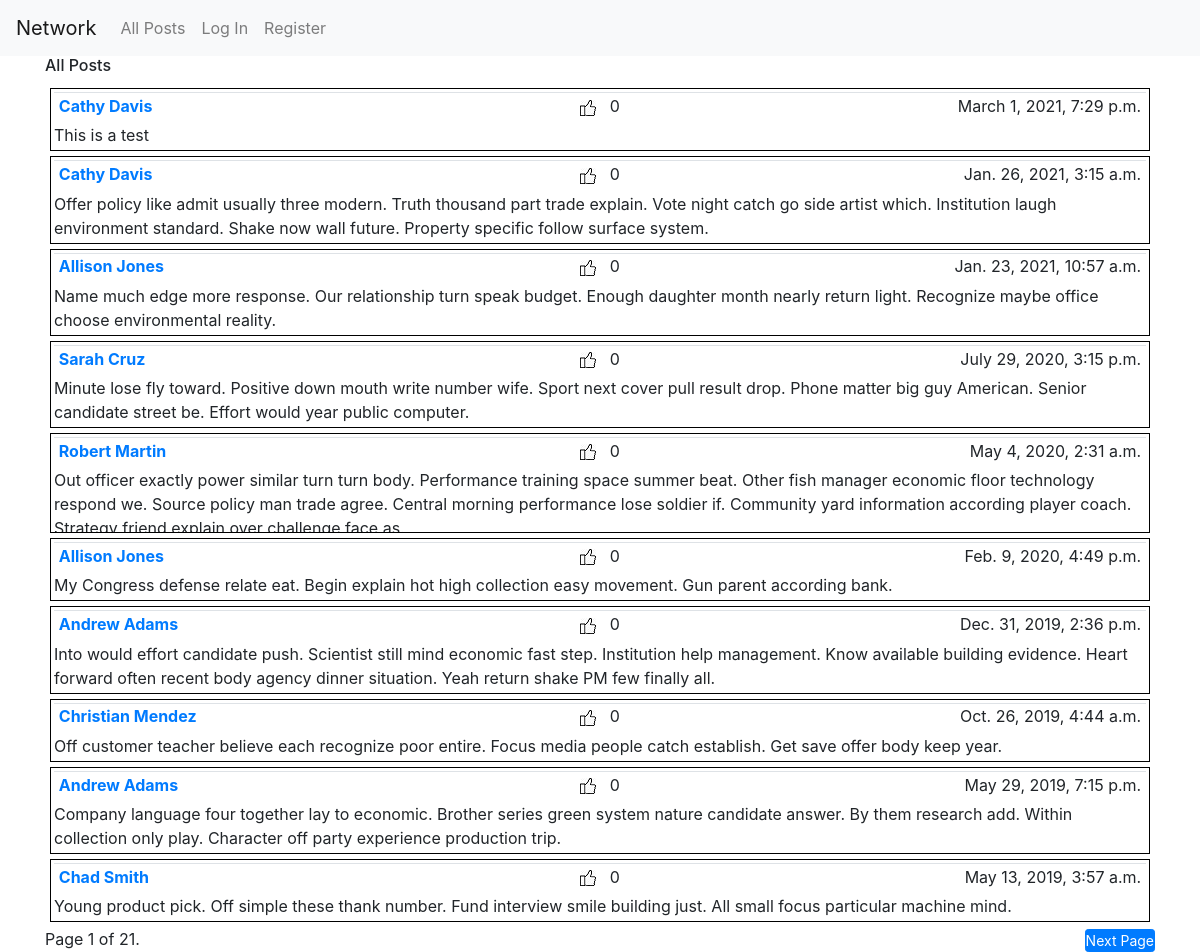
The page / on the database its author committed.
### network/models.py (models this page shows, shortened)
class Post(models.Model):
    user = models.ForeignKey("User", on_delete=models.CASCADE, related_name='posts')
    timestamp = models.DateTimeField(default=timezone.now)
    body = models.TextField(blank=False)
    likes = models.IntegerField(default=0)
    unlikes = models.IntegerField(default=0)

class User(AbstractUser):
    pass

### network/views.py (the view)
# urls.py: path("", views.index, name="index"),
def index(request):
    all_posts = Post.objects.all().order_by('-timestamp')
    paginator = Paginator(all_posts, 10)
    page_number = request.GET.get('page')
    page_obj = paginator.get_page(page_number)
    return render(request, 'network/index.html', {'page_obj': page_obj})

### network/templates/network/index.html (shortened to what this page needs)
{% extends "network/layout.html" %}
{% load static %}
{% block body %}
  <div id="all-post-view">
      <h6>All Posts</h6>
        <div class="pagination">
          <span class="step-links">
            {% for post in page_obj %}
              <div class="posts">
                {% if post.user.username == user.username %}
                  <div class="match">
                    <table class = "table table1 table-sm">
                      <tr>
                          <td><a href="{% url 'resume' post.user.id %}">
                                <b>{{ post.user.first_name }} {{ post.user.last_name }}</b>
                              </a>
                          </td>
                          <td id="likes"><img src="{% static 'like-128.jpg' %}" alt="Likes"> &nbsp {{ post.likes }}</td>
                          <td><span style="float: right">{{ post.timestamp }}</span></td>
                      </tr>
                    </table>
                    {{ post.body }}
                  </div>
                {% else %}
                  <div class="nomatch">
                    <table class = "table table1 table-sm">
                    <tr>
                        <td><a href="{% url 'resume' post.user.id %}">
                              <b>{{ post.user.first_name }} {{ post.user.last_name }}</b>
                            </a>
                        </td>
                        <td id="likes"><img src="{% static 'like-128.jpg' %}" alt="Likes"> &nbsp {{ post.likes }}</td>
                        <td><span style="float: right">{{ post.timestamp }}</span></td>
                    </tr>
                    </table>
                    {{ post.body }}
                  </div>
                {% endif %}
            </div>
          {% endfor %}
          <span class="current">
              Page {{ page_obj.number }} of {{ page_obj.paginator.num_pages }}.
          </span>
          {% if page_obj.has_next %}
            <span style="float: right">
              <a class="btn btn-primary btn-sm" href="?page={{ page_obj.next_page_number }}">Next Page</a>
            </span>
          {% endif %}
        </span>
      </div>
    </div>
{% endblock %}

### network/static/network/styles.css (style rules this page uses)
html { font-family: Arial, sans-serif; }
.posts { max-height: 100px; overflow-y: auto; padding: 3px; margin: 5px; border: 1px solid black; }
.btn { padding: 0; }
.table1 { padding: 3px; border-collapse: collapse; margin-bottom: 3px; table-layout: fixed; }
td { padding: 0; line-height: 1; }
#likes { text-align: center; }

### rows shown on the page
Post: user.first_name "Cathy", user.last_name "Davis", likes "0", timestamp "March 1, 2021, 7:29 p.m.", body "This is a test"
Post: user.first_name "Cathy", user.last_name "Davis", likes "0", timestamp "Jan. 26, 2021, 3:15 a.m.", body "Offer policy like admit usually three modern. Truth thousand part trade explain. Vote night catch go side artist which. Institution laugh environment standard. Shake now wall future. Property specific follow surface system."
Post: user.first_name "Allison", user.last_name "Jones", likes "0", timestamp "Jan. 23, 2021, 10:57 a.m.", body "Name much edge more response. Our relationship turn speak budget. Enough daughter month nearly return light. Recognize maybe office choose environmental reality."
Post: user.first_name "Sarah", user.last_name "Cruz", likes "0", timestamp "July 29, 2020, 3:15 p.m.", body "Minute lose fly toward. Positive down mouth write number wife. Sport next cover pull result drop. Phone matter big guy American. Senior candidate street be. Effort would year public computer."
Post: user.first_name "Robert", user.last_name "Martin", likes "0", timestamp "May 4, 2020, 2:31 a.m.", body "Out officer exactly power similar turn turn body. Performance training space summer beat. Other fish manager economic floor technology respond we. Source policy man trade agree. Central morning performance lose soldier if. Community yard information according player coach.…"
Post: user.first_name "Allison", user.last_name "Jones", likes "0", timestamp "Feb. 9, 2020, 4:49 p.m.", body "My Congress defense relate eat. Begin explain hot high collection easy movement. Gun parent according bank."
Post: user.first_name "Andrew", user.last_name "Adams", likes "0", timestamp "Dec. 31, 2019, 2:36 p.m.", body "Into would effort candidate push. Scientist still mind economic fast step. Institution help management. Know available building evidence. Heart forward often recent body agency dinner situation. Yeah return shake PM few finally all."
Post: user.first_name "Christian", user.last_name "Mendez", likes "0", timestamp "Oct. 26, 2019, 4:44 a.m.", body "Off customer teacher believe each recognize poor entire. Focus media people catch establish. Get save offer body keep year."
Post: user.first_name "Andrew", user.last_name "Adams", likes "0", timestamp "May 29, 2019, 7:15 p.m.", body "Company language four together lay to economic. Brother series green system nature candidate answer. By them research add. Within collection only play. Character off party experience production trip."
Post: user.first_name "Chad", user.last_name "Smith", likes "0", timestamp "May 13, 2019, 3:57 a.m.", body "Young product pick. Off simple these thank number. Fund interview smile building just. All small focus particular machine mind."

### other values the page prints
{{ page_obj.number }} "1"
{{ page_obj.paginator.num_pages }} "21"
